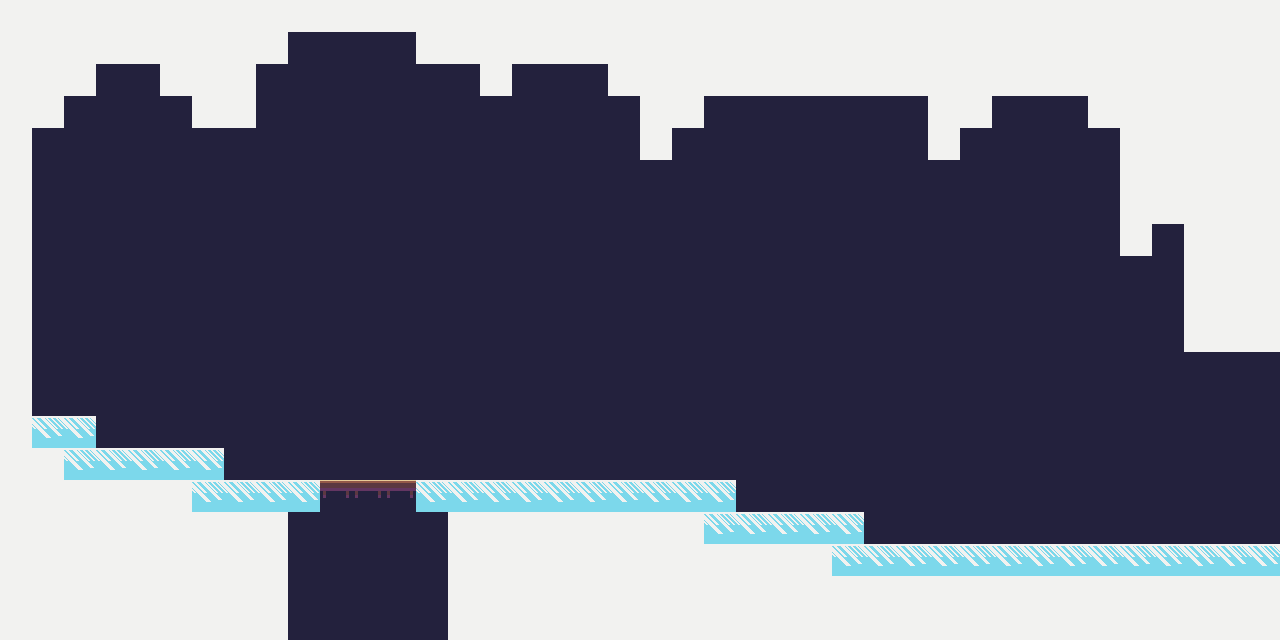

The image is a tile-based game level rendered from a .tmx file. Its description and complete source (layers, tilesets, objects, tile grids) follow:
An orthogonal 40x20 tile map with 32x32 px tiles, 1 tile layer (Tile Layer 1).

<map version="1.0" tiledversion="2017.11.22" orientation="orthogonal" renderorder="right-down" width="40" height="20" tilewidth="32" tileheight="32" infinite="0" nextobjectid="1">
 <tileset firstgid="1" source="tiletest.tsx" />
 <layer name="Tile Layer 1" width="40" height="20">
  <data encoding="csv">
1,1,1,1,1,1,1,1,1,1,1,1,1,1,1,1,1,1,1,1,1,1,1,1,1,1,1,1,1,1,1,1,1,1,1,1,1,1,1,1,
1,1,1,1,1,1,1,1,1,41,41,41,41,1,1,1,1,1,1,1,1,1,1,1,1,1,1,1,1,1,1,1,1,1,1,1,1,1,1,1,
1,1,1,41,41,1,1,1,41,41,41,41,41,41,41,1,41,41,41,1,1,1,1,1,1,1,1,1,1,1,1,1,1,1,1,1,1,1,1,1,
1,1,41,41,41,41,1,1,41,41,41,41,41,41,41,41,41,41,41,41,1,1,41,41,41,41,41,41,41,1,1,41,41,41,1,1,1,1,1,1,
1,41,41,41,41,41,41,41,41,41,41,41,41,41,41,41,41,41,41,41,1,41,41,41,41,41,41,41,41,1,41,41,41,41,41,1,1,1,1,1,
1,41,41,41,41,41,41,41,41,41,41,41,41,41,41,41,41,41,41,41,41,41,41,41,41,41,41,41,41,41,41,41,41,41,41,1,1,1,1,1,
1,41,41,41,41,41,41,41,41,41,41,41,41,41,41,41,41,41,41,41,41,41,41,41,41,41,41,41,41,41,41,41,41,41,41,1,1,1,1,1,
1,41,41,41,41,41,41,41,41,41,41,41,41,41,41,41,41,41,41,41,41,41,41,41,41,41,41,41,41,41,41,41,41,41,41,1,41,1,1,1,
1,41,41,41,41,41,41,41,41,41,41,41,41,41,41,41,41,41,41,41,41,41,41,41,41,41,41,41,41,41,41,41,41,41,41,41,41,1,1,1,
1,41,41,41,41,41,41,41,41,41,41,41,41,41,41,41,41,41,41,41,41,41,41,41,41,41,41,41,41,41,41,41,41,41,41,41,41,1,1,1,
1,41,41,41,41,41,41,41,41,41,41,41,41,41,41,41,41,41,41,41,41,41,41,41,41,41,41,41,41,41,41,41,41,41,41,41,41,1,1,1,
1,41,41,41,41,41,41,41,41,41,41,41,41,41,41,41,41,41,41,41,41,41,41,41,41,41,41,41,41,41,41,41,41,41,41,41,41,41,41,41,
1,41,41,41,41,41,41,41,41,41,41,41,41,41,41,41,41,41,41,41,41,41,41,41,41,41,41,41,41,41,41,41,41,41,41,41,41,41,41,41,
1,123,123,41,41,41,41,41,41,41,41,41,41,41,41,41,41,41,41,41,41,41,41,41,41,41,41,41,41,41,41,41,41,41,41,41,41,41,41,41,
1,1,123,123,123,123,123,41,41,41,41,41,41,41,41,41,41,41,41,41,41,41,41,41,41,41,41,41,41,41,41,41,41,41,41,41,41,41,41,41,
1,1,1,1,1,1,123,123,123,123,3,3,3,123,123,123,123,123,123,123,123,123,123,41,41,41,41,41,41,41,41,41,41,41,41,41,41,41,41,41,
1,1,1,1,1,1,1,1,1,41,41,41,41,41,1,1,1,1,1,1,1,1,123,123,123,123,123,41,41,41,41,41,41,41,41,41,41,41,41,41,
1,1,1,1,1,1,1,1,1,41,41,41,41,41,1,1,1,1,1,1,1,1,1,1,1,1,123,123,123,123,123,123,123,123,123,123,123,123,123,123,
1,1,1,1,1,1,1,1,1,41,41,41,41,41,1,1,1,1,1,1,1,1,1,1,1,1,1,1,1,1,1,1,1,1,1,1,1,1,1,1,
1,1,1,1,1,1,1,1,1,41,41,41,41,41,1,1,1,1,1,1,1,1,1,1,1,1,1,1,1,1,1,1,1,1,1,1,1,1,1,1
</data>
 </layer>
</map>
